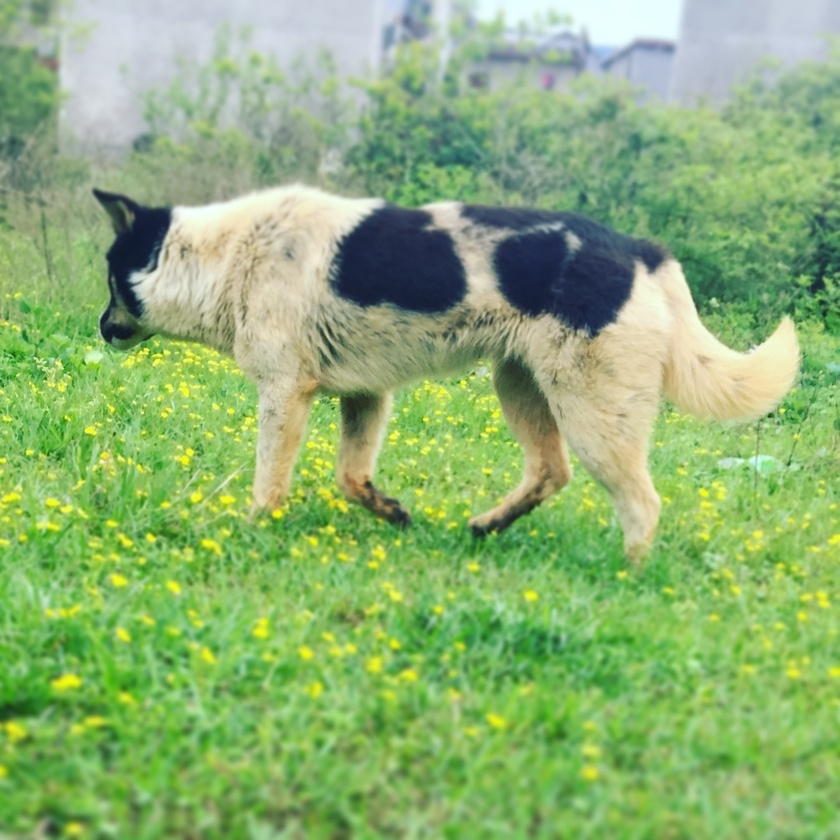
#> input picture OpenCV-Notes/图像的特效变换/img.jpg, 840 x 840 px, shrunk from 1426 x 1426 before the run
$ python ColorMap.py
#> lines starting #> are read from the running program, lines starting #| are printed output that depends on the picture
import cv2
import numpy as np
img = cv2.imread('img.jpg', 1)
#> img is the input picture: shape (840, 840, 3); mean B, G, R 115.4, 176.9, 140.5
imgInfo = img.shape
#> imgInfo = (840, 840, 3)
height = imgInfo[0]
#> height = 840
width = imgInfo[1]
#> width = 840
# b = b*1.5
# g = g*1.3
dst = np.zeros((height, width, 3), np.uint8)
for i in range(0,height):
    for j in range(0, width):
        (b,g,r) = img[i,j]
        b = b*1.5
        g = g*1.3
        if b > 255:
            b = 255
        if g > 255:
            g = 255
        dst[i, j] = (b, g, r)
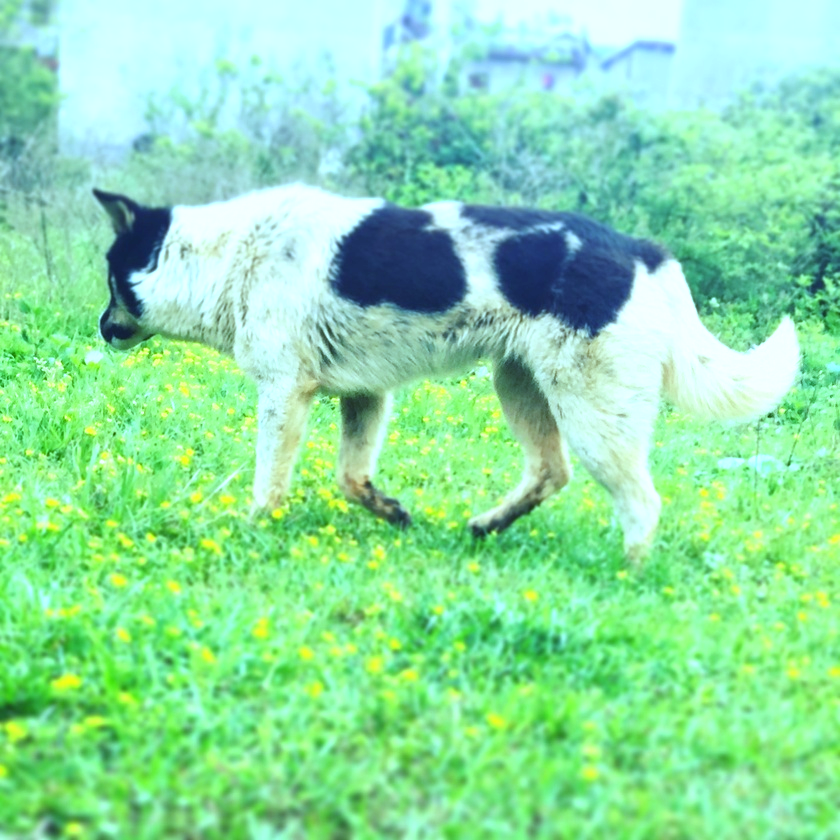
#> dst: shape (840, 840, 3); mean B, G, R 165.2, 223.5, 140.5
cv2.imshow('dst', dst)
cv2.waitKey(0)
